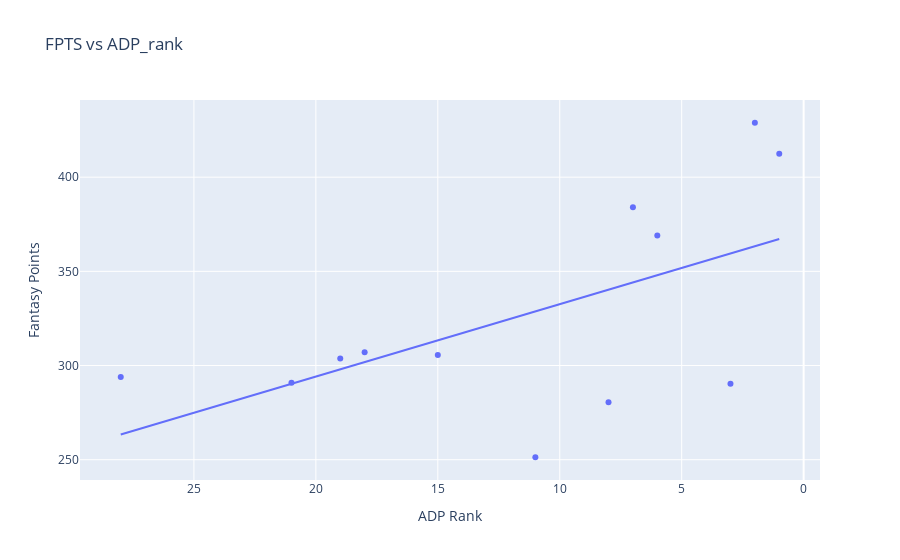

Here is the notebook cell this chart was saved with:
### Code cell
analyze_position(df, 'qb', per_team=1)

### Figure 1 — Plotly figure (JSON) as saved in the notebook; plotly's stock layout.template omitted (floating-point values rounded to 4 significant figures)
{"data": [{"customdata": [[1, 17], [2, 17], [3, 15], [4, 17], [5, 15], [6, 17], [7, 17], [8, 16], [9, 17], [10, 17], [11, 17], [12, 17]], "hovertemplate": "<b>%{hovertext}</b><br><br>ADP Rank=%{x}<br>Fantasy Points=%{y}<br>FPTS_rank=%{customdata[0]}<br>G=%{customdata[1]}<extra></extra>", "hovertext": ["Patrick Mahomes", "Josh Allen", "Jalen Hurts", "Joe Burrow", "Justin Fields", "Kirk Cousins", "Trevor Lawrence", "Daniel Jones", "Jared Goff", "Justin Herbert", "Tom Brady", "Aaron Rodgers"], "legendgroup": "", "marker": {"color": "#636efa", "symbol": "circle"}, "mode": "markers", "name": "", "orientation": "v", "showlegend": false, "type": "scatter", "x": [2, 1, 7, 6, 18, 15, 19, 28, 21, 3, 8, 11], "xaxis": "x", "y": [428.9, 412.4, 384.1, 369, 307, 305.6, 303.7, 293.9, 290.8, 290.3, 280.5, 251.3], "yaxis": "y"}, {"hovertemplate": "<b>OLS trendline</b><br>FPTS = -3.84379 * ADP_rank + 370.982<br>R<sup>2</sup>=0.334363<br><br>ADP Rank=%{x}<br>Fantasy Points=%{y} <b>(trend)</b><extra></extra>", "legendgroup": "", "marker": {"color": "#636efa", "symbol": "circle"}, "mode": "lines", "name": "", "showlegend": false, "type": "scatter", "x": [1, 2, 3, 6, 7, 8, 11, 15, 18, 19, 21, 28], "xaxis": "x", "y": [367.1, 363.3, 359.5, 347.9, 344.1, 340.2, 328.7, 313.3, 301.8, 298.0, 290.3, 263.4], "yaxis": "y"}], "layout": {"legend": {"tracegroupgap": 0}, "title": {"text": "FPTS vs ADP_rank"}, "xaxis": {"anchor": "y", "autorange": "reversed", "domain": [0, 1], "title": {"text": "ADP Rank"}}, "yaxis": {"anchor": "x", "domain": [0, 1], "title": {"text": "Fantasy Points"}}}}
